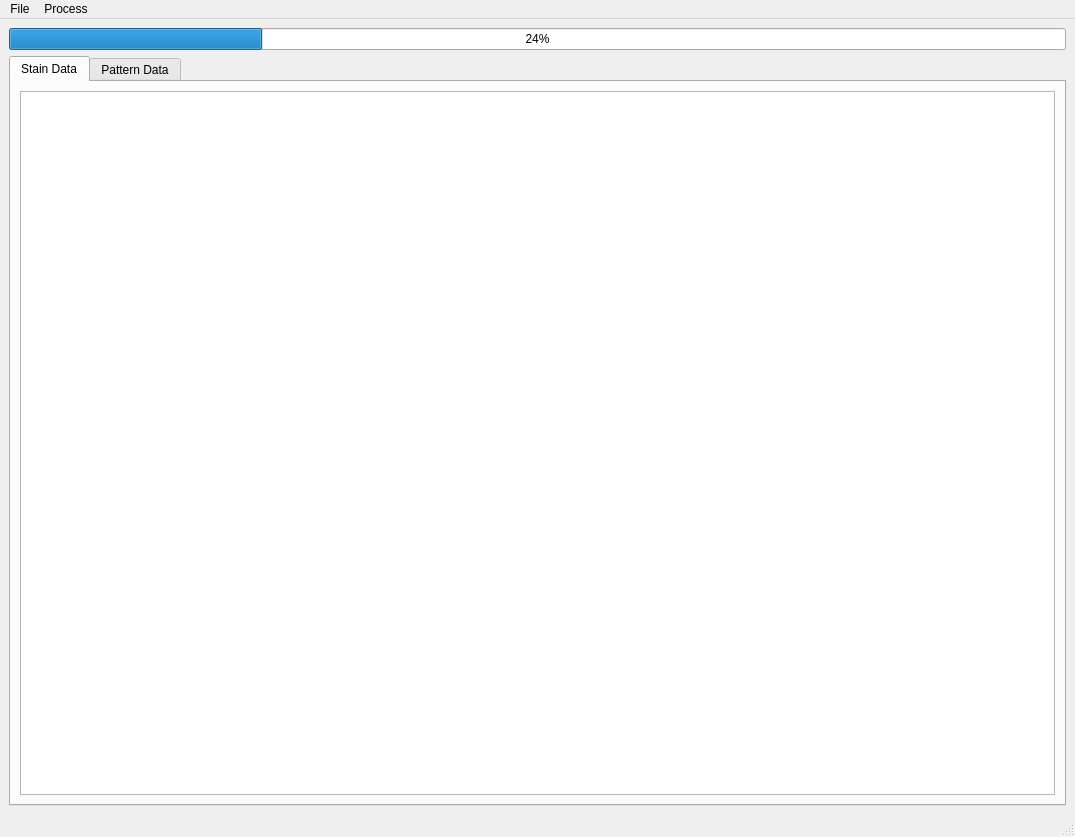
<?xml version="1.0" encoding="UTF-8"?>
<ui version="4.0">
 <class>MainWindow</class>
 <widget class="QMainWindow" name="MainWindow">
  <property name="geometry">
   <rect>
    <x>0</x>
    <y>0</y>
    <width>1075</width>
    <height>837</height>
   </rect>
  </property>
  <property name="windowTitle">
   <string>MainWindow</string>
  </property>
  <widget class="QWidget" name="centralwidget">
   <property name="maximumSize">
    <size>
     <width>16777215</width>
     <height>16777215</height>
    </size>
   </property>
   <property name="autoFillBackground">
    <bool>true</bool>
   </property>
   <layout class="QGridLayout" name="gridLayout">
    <item row="1" column="0">
     <layout class="QHBoxLayout" name="horizontalLayout" stretch="0">
      <property name="sizeConstraint">
       <enum>QLayout::SetMinimumSize</enum>
      </property>
      <property name="leftMargin">
       <number>0</number>
      </property>
      <item>
       <widget class="QTabWidget" name="tabWidget">
        <property name="currentIndex">
         <number>0</number>
        </property>
        <property name="movable">
         <bool>true</bool>
        </property>
        <widget class="QWidget" name="StainData">
         <attribute name="title">
          <string>Stain Data</string>
         </attribute>
         <layout class="QGridLayout" name="gridLayout_3">
          <item row="0" column="0">
           <layout class="QHBoxLayout" name="horizontalLayout_3">
            <item>
             <widget class="QTableWidget" name="tableWidget"/>
            </item>
           </layout>
          </item>
         </layout>
        </widget>
        <widget class="QWidget" name="PatternData">
         <attribute name="title">
          <string>Pattern Data</string>
         </attribute>
         <layout class="QGridLayout" name="gridLayout_2">
          <item row="1" column="0">
           <layout class="QHBoxLayout" name="horizontalLayout_2" stretch="0">
            <property name="sizeConstraint">
             <enum>QLayout::SetDefaultConstraint</enum>
            </property>
            <item>
             <widget class="QTableWidget" name="pattern_table_widget">
              <property name="minimumSize">
               <size>
                <width>361</width>
                <height>0</height>
               </size>
              </property>
              <property name="autoFillBackground">
               <bool>false</bool>
              </property>
             </widget>
            </item>
           </layout>
          </item>
         </layout>
        </widget>
       </widget>
      </item>
     </layout>
    </item>
    <item row="0" column="0">
     <widget class="QProgressBar" name="progressBar">
      <property name="value">
       <number>24</number>
      </property>
     </widget>
    </item>
   </layout>
  </widget>
  <widget class="QMenuBar" name="menubar">
   <property name="geometry">
    <rect>
     <x>0</x>
     <y>0</y>
     <width>1075</width>
     <height>21</height>
    </rect>
   </property>
   <widget class="QMenu" name="menuChoose_Image">
    <property name="title">
     <string>File</string>
    </property>
    <addaction name="actionLoad"/>
    <addaction name="actionExport"/>
   </widget>
   <widget class="QMenu" name="menuProcess">
    <property name="title">
     <string>Process</string>
    </property>
    <addaction name="actionSegment_Image"/>
    <addaction name="actionBatch_process"/>
   </widget>
   <addaction name="menuChoose_Image"/>
   <addaction name="menuProcess"/>
  </widget>
  <widget class="QStatusBar" name="statusbar"/>
  <action name="actionLoad">
   <property name="text">
    <string>Load</string>
   </property>
  </action>
  <action name="actionExport">
   <property name="text">
    <string>Export</string>
   </property>
  </action>
  <action name="actionSegment_Image">
   <property name="text">
    <string>Segment Image</string>
   </property>
  </action>
  <action name="actionBatch_process">
   <property name="text">
    <string>Batch Process</string>
   </property>
  </action>
 </widget>
 <resources/>
 <connections/>
</ui>
